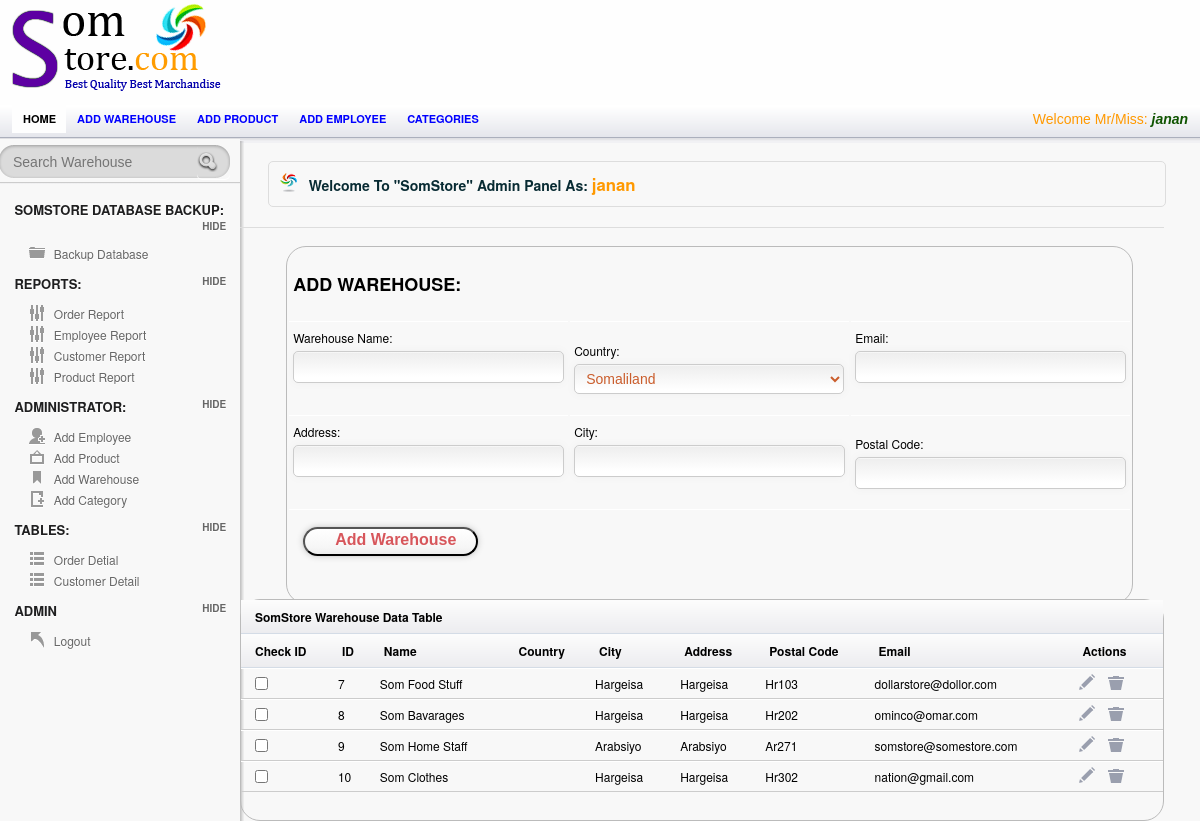
The page /Admin/add_warehouse.php (signed in) on the database its author committed.
### tables this page shows
CREATE TABLE `employee` (
  `Employee_ID` int(95) NOT NULL AUTO_INCREMENT,
  `Employee_Name` varchar(25) NOT NULL,
  `Username` varchar(25) NOT NULL,
  `Password` varchar(25) NOT NULL,
  `Picture` varchar(255) NOT NULL,
  PRIMARY KEY (`Employee_ID`)
);

CREATE TABLE `warehouse` (
  `Warehouse_ID` int(255) NOT NULL AUTO_INCREMENT,
  `Country` varchar(25) NOT NULL,
  `City` varchar(25) NOT NULL,
  `Address` varchar(55) NOT NULL,
  `PostalCode` varchar(55) NOT NULL,
  `Email` varchar(35) NOT NULL,
  `Warehouse` varchar(55) NOT NULL,
  PRIMARY KEY (`Warehouse_ID`),
  UNIQUE KEY `Email` (`Email`),
  UNIQUE KEY `PostalCode` (`PostalCode`)
);

### session.php (called while the page is built, shortened)
<?php
include('config.php');
$check=$_SESSION['login_username'];
$session=mysqli_query($mysqli, "select Username from employee where Username='$check' ");
$row=mysqli_fetch_array($session);
$login_session=$row['Username'];
?>

### Admin/add_warehouse.php (the view, shortened to what this page needs)
<?php
include("../session.php");
include("../config.php");
 ?>
<!doctype html>
<html lang="en">
<head>
	<link rel="stylesheet" href="css/layout.css" type="text/css" media="screen" />
</head>
<body>
<div id="container">
	   <div id="header">
		<div id="logo-banner">
				<div id="logo">
				<a href="index.php"><img src="images/logo.png" alt="" /></a>
				</div>
				<div id="banner">
				</div>
		</div>
		</div>
	<div id="content-wrap">
	<section id="secondary_bar">
                <nav>
                <ul>
                    <li class="selected"><a href="index.php">Home</a></li>
                    <li><a href="add_warehouse.php">Add warehouse</a></li>
                    <li><a href="add_product.php">Add product</a></li>
                    <li><a href="Employee.php">Add employee</a></li>
                    <li><a href="add_category.php">Categories</a></li>
                    <li class="logout"> <span class="check"> <?php echo "Welcome Mr/Miss:   ". "<font color='##fa5400'><i><b>".$login_session."</b></i></font>" ;?> </span></li>
                </ul>
            </nav>
	</section>
<aside id="sidebar" class="column">
				<div id="search">
					<form action="searchware.php" method="post" accept-charset="utf-8">
						<input type="text"  title="Search..." class="blink field"  placeholder="Search Warehouse"   name='search' size=60 maxlength=100 />
						<input class="search-button" type="submit" value="Submit" />
						<div class="cl">&nbsp;</div>
					</form>
				</div>
		<hr/>
		<h3> SomStore Database Backup:</h3>
		<ul class="toggle">
		    <li class="icn_folder"><a href="Backup.php">Backup Database</a></li>
		</ul>
		<h3>Reports:</h3>
		<ul class="toggle">
		    <li class="icn_settings"><a href="OrderReports.php">Order Report</a></li>
			<li class="icn_settings"><a href="EmployeeReport.php">Employee Report</a></li>
			<li class="icn_settings"><a href="CustomerReport.php">Customer Report</a></li>
			<li class="icn_settings"><a href="ProductReport.php"> Product Report</a></li>
		</ul>
		<h3>Administrator:</h3>
		<ul class="toggle">
		    <li class="icn_add_user"><a href="Employee.php">Add Employee</a></li>
			<li class="icn_photo"><a href="add_product.php">Add Product</a></li>
			<li class="icn_tags"><a href="add_warehouse.php">Add Warehouse</a></li>
			<li class="icn_new_article"><a href="add_category.php">Add Category</a></li>
		</ul>
        <h3>Tables:</h3>
		<ul class="toggle">
		    <li class="icn_categories"><a href="order.php">Order Detial</a></li>
     		<li class="icn_categories"><a href="customerTable.php">Customer Detail</a></li>
		</ul>
		<h3>Admin</h3>
		<ul class="toggle">
			<li class="icn_jump_back"><a href="../logout.php">Logout</a></li>
		</ul>
	</aside>
	<section id="main" class="column">
	<h4 class="alert_info">Welcome To <strong>"SomStore"</strong> Admin Panel As: <?php echo "  ". "<font color='#f90'><big><b>".$login_session."</b></big></font>" ;?>  </h4>
	<div id="form_wrapper" class="form_wrapper"  >
		 <table>
					<form class="register active" id="myForm" action="insertWarehouse.php"  method="POST" enctype="multipart/form-data" name="addwarehouse" onsubmit="return validateForm()">
					<th colspan="3"><h2>ADD WAREHOUSE:</h2> </th>
	<tr>
    <td>
		<label> Warehouse Name:</label>
		<input type="text" name="wname" id="wareValid"/>
	</td>
   <td>
	<label>Country:</label>
		<select name="country" id="select">
		  <option value="SOM" countrynum="252" selected="">Somaliland</option>
</select>
   </td>
   <td>
		<label>Email:</label>
		<input type="text" name="email" id="email"/>
	</td>
   </tr>
   <tr>
    <td>
		<label> Address:</label>
		<input type="text" name="address"  id="address"/>
	</td>
   <td>
       		<label> City:</label>
		<input type="text" name="city"  id="wareValid"/>
  </td>
   <td>
	    <label> Postal Code:</label>
	<input type="text" name="pcode"  id="pcode"/>
   </td>
   </tr>
   <tr>
						<div class="bottom">
						<td colspan="3">
						<button name="save" id="myButton" class="a-btn"> <span class="a-btn-text"> Add Warehouse </span></ </button>
						</div>
   </tr>
</form>
					</table>
	</div>
<?php
$result = mysqli_query($mysqli,"SELECT * FROM warehouse");
?>
      <div id="tab1" class="tab_content">
  <table class="tablesorter" cellspacing="0">
		<thead>  <th Colspan="9">  SomStore Warehouse Data Table </th></thead>
		<thead>
		<thead>
   		    <th>Check ID</th>
    	      <th>ID</th>
              <th> Name</th>
    		<th>Country</th>
		    <th>City</th>
    		<th> Address</th>
			 <th>Postal Code</th>
    		<th> Email</th>
    		<th>Actions</th>
		</thead>
		<tbody>
<?php while($row = mysqli_fetch_array($result))
  {?>
    <tr>
    <td><input type="checkbox"></td>
    <td><?Php echo $row['Warehouse_ID']; ?></td>
    <td><?php echo $row['Warehouse']; ?></td>
   <td><?php echo $row['Country']; ?></td>
	<td><?php echo $row['City']; ?></td>
	<td><?php echo $row['Address']; ?></td>
	<td><?php echo $row['PostalCode']; ?></td>
	<td><?php echo $row['Email']; ?></td>
    <td> <a href="wareViewUpdate.php?update=<?php echo $row['Warehouse_ID']; ?>"  onClick="edit(this);" title="empEdit" >  <input type="image" src="images/icn_edit.png" title="Edit"> </a>
     <a href="DeleteWarehouse.php?delete=<?php echo $row['Warehouse_ID']; ?>" onClick="del(this);" title="Delete" ><input type="image" src="images/icn_trash.png" title="Trash">  </a></td>
    </tr>
  <?php }mysqli_close($mysqli);?>
      </tbody>
</table>
 </div>
	</section>
          </div>
   </div>
</body>
</html>

### rows shown on the page
employee: Username "janan"
warehouse: Warehouse_ID "7", Warehouse "Som Food Stuff", City "Hargeisa", Address "Hargeisa", PostalCode "Hr103", Email "dollarstore@dollor.com"
warehouse: Warehouse_ID "8", Warehouse "Som Bavarages", City "Hargeisa", Address "Hargeisa", PostalCode "Hr202", Email "ominco@omar.com"
warehouse: Warehouse_ID "9", Warehouse "Som Home Staff", City "Arabsiyo", Address "Arabsiyo", PostalCode "Ar271", Email "somstore@somestore.com"
warehouse: Warehouse_ID "10", Warehouse "Som Clothes", City "Hargeisa", Address "Hargeisa", PostalCode "Hr302", Email "nation@gmail.com"
